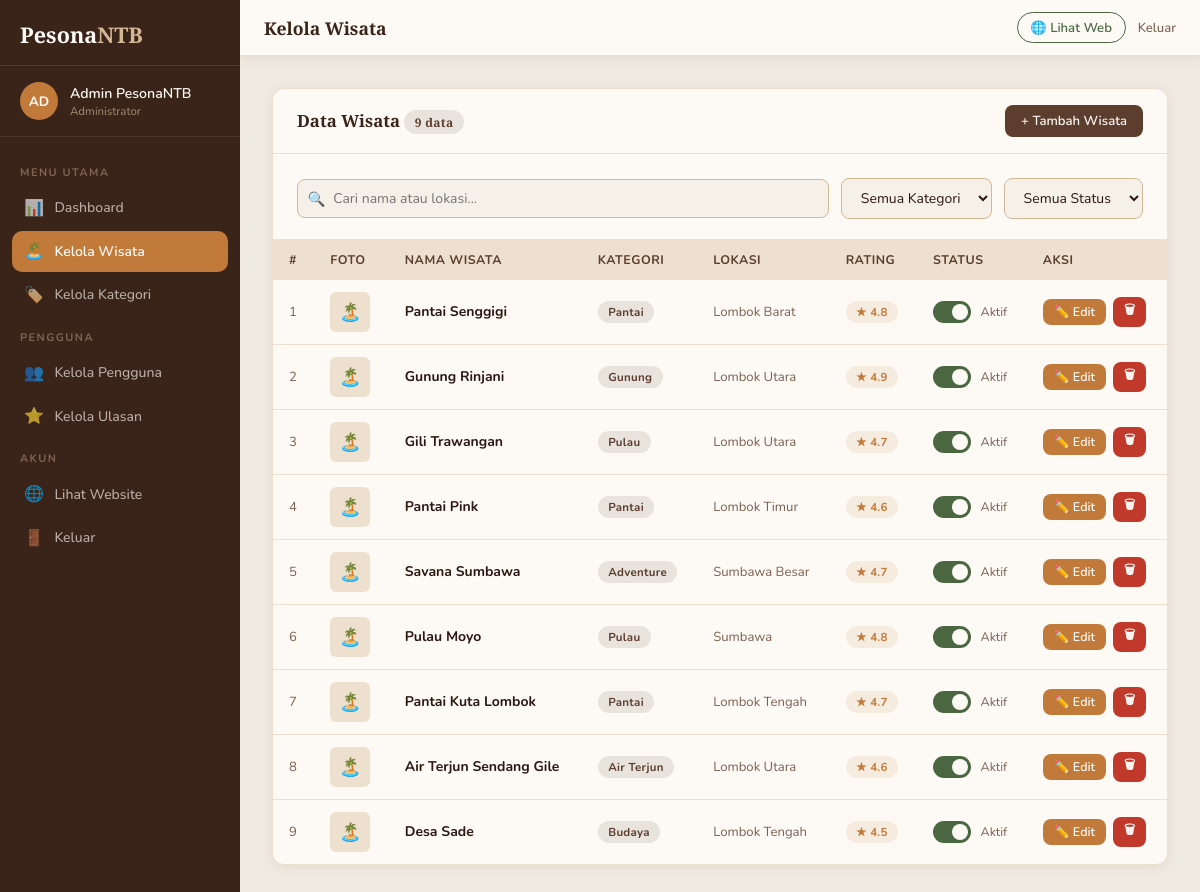
The page /config/wisata.php (signed in) on the database as committed earlier.
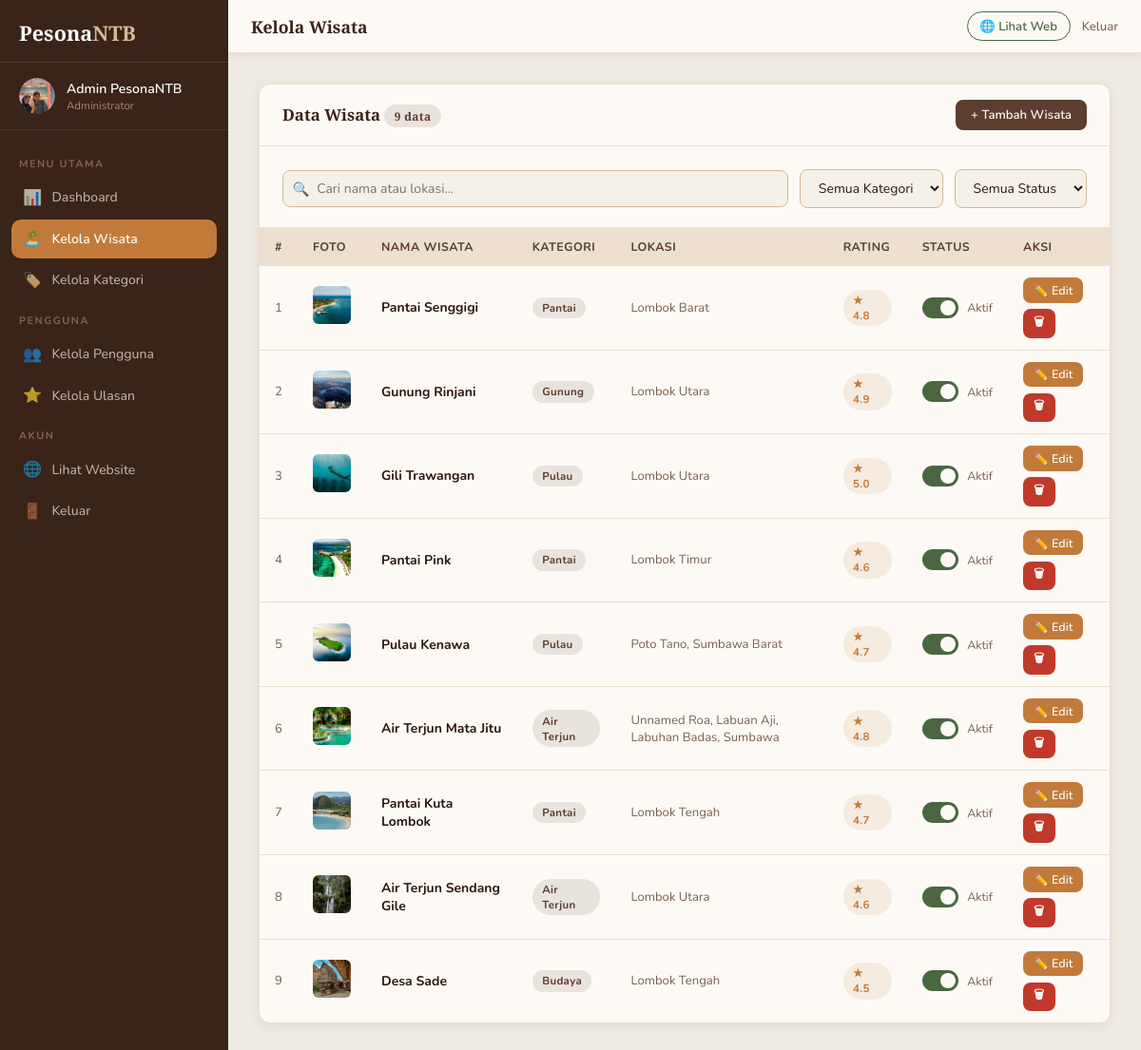
The same page on the database as committed later.
### tables this page shows
CREATE TABLE `wisata` (
  `id` int(11) NOT NULL,
  `nama` varchar(150) NOT NULL,
  `kategori` enum('Pantai','Gunung','Air Terjun','Budaya','Pulau','Kuliner','Adventure') NOT NULL,
  `lokasi` varchar(150) NOT NULL,
  `deskripsi` text NOT NULL,
  `fasilitas` text DEFAULT NULL,
  `jam_buka` varchar(100) DEFAULT NULL,
  `harga_tiket` varchar(100) DEFAULT NULL,
  `foto` varchar(255) DEFAULT NULL,
  `aktif` tinyint(1) DEFAULT 1,
  `latitude` decimal(10,8) DEFAULT NULL,
  `longitude` decimal(11,8) DEFAULT NULL,
  `rating` decimal(3,1) DEFAULT 0.0,
  `created_at` datetime DEFAULT current_timestamp(),
  `updated_at` datetime DEFAULT current_timestamp() ON UPDATE current_timestamp()
);

CREATE TABLE `users` (
  `id` int(11) NOT NULL,
  `nama` varchar(100) NOT NULL,
  `email` varchar(150) NOT NULL,
  `telepon` varchar(20) NOT NULL,
  `password` varchar(255) NOT NULL,
  `role` enum('user','admin') DEFAULT 'user',
  `foto_profil` varchar(255) DEFAULT NULL,
  `created_at` datetime DEFAULT current_timestamp(),
  `reset_token` varchar(255) DEFAULT NULL,
  `reset_expired` datetime DEFAULT NULL
);

### config/wisata.php (the view, shortened to what the changed rows need)
<?php
require_once 'db.php';
$page     = max(1, intval($_GET['page'] ?? 1));
$per_page = 10;
$offset   = ($page - 1) * $per_page;
$where  = []; $params = []; $types = '';
$wsql = $where ? 'WHERE '.implode(' AND ', $where) : '';
$wisata_list = [];
if ($stmt = $conn->prepare("SELECT * FROM wisata $wsql ORDER BY created_at DESC LIMIT ? OFFSET ?")) {
    $p = array_merge($params, [$per_page, $offset]); $t = $types . 'ii';
    $stmt->bind_param($t, ...$p);
    $stmt->execute();
    $res = $stmt->get_result();
    while ($r = $res->fetch_assoc()) $wisata_list[] = $r;
}
?>
<!DOCTYPE html>
<html lang="id">
<head>
  <link rel="stylesheet" href="../css/admin.css">
</head>
<body>
<div class="admin-layout">
  <?php include 'sidebar.php'; ?>
  <div class="admin-content">
    <main class="admin-main">
      <div class="admin-card">
        <div class="table-wrap">
          <table>
            <thead>
              <tr>
                <th>#</th>
                <th>Foto</th>
                <th>Nama Wisata</th>
                <th>Kategori</th>
                <th>Lokasi</th>
                <th>Rating</th>
                <th>Status</th>
                <th>Aksi</th>
              </tr>
            </thead>
            <tbody>
              <?php if (empty($wisata_list)): ?>
              <tr><td colspan="8" style="text-align:center;padding:2rem;color:var(--text-muted)">Tidak ada data wisata.</td></tr>
              <?php else: ?>
              <?php foreach ($wisata_list as $i => $w): ?>
              <tr>
                <td class="td-muted"><?= $offset + $i + 1 ?></td>
                <td>
                  <?php if ($w['foto'] && file_exists("../assets/uploads/destinasi/{$w['foto']}")): ?>
                  <img src="../assets/uploads/destinasi/<?= htmlspecialchars($w['foto']) ?>" class="foto-thumb" alt="">
                  <?php else: ?>
                  <div style="width:40px;height:40px;border-radius:6px;background:var(--sand-light);display:flex;align-items:center;justify-content:center;font-size:1.1rem">🏝️</div>
                  <?php endif; ?>
                </td>
                <td><strong><?= htmlspecialchars($w['nama']) ?></strong></td>
                <td><span class="badge badge-brown"><?= htmlspecialchars($w['kategori']) ?></span></td>
                <td class="td-muted"><?= htmlspecialchars($w['lokasi']) ?></td>
                <td><span class="badge badge-orange">★ <?= number_format($w['rating'],1) ?></span></td>
                <td>
                  <label class="toggle-wrap">
                    <div class="toggle-switch">
                      <span class="toggle-slider"></span>
                    </div>
                    <span style="font-size:0.78rem;color:var(--text-muted)"><?= $w['aktif'] ? 'Aktif' : 'Nonaktif' ?></span>
                  </label>
                </td>
                <td>
                  <div class="table-actions">
                    <a href="wisata_form.php?id=<?= $w['id'] ?>" class="btn btn-warning btn-sm">✏️ Edit</a>
                    <form method="GET" style="display:inline">
                      <button type="submit" class="btn btn-danger btn-sm btn-confirm-delete" data-msg="Wisata '<?= htmlspecialchars($w['nama']) ?>' akan dihapus permanen.">🗑</button>
                    </form>
                  </div>
                </td>
              </tr>
              <?php endforeach; ?>
              <?php endif; ?>
            </tbody>
          </table>
        </div>
      </div>
    </main>
  </div>
</div>
</body>
</html>

### config/sidebar.php (shortened to what the changed rows need)
<?php
$admin_nama   = $_SESSION['user_nama'] ?? 'Admin';
$inisial      = strtoupper(mb_substr($admin_nama, 0, 2));
$foto_profil_admin = '';
if (isset($conn) && isset($_SESSION['user_id'])) {
    $stmt_sidebar = $conn->prepare("SELECT foto_profil FROM users WHERE id = ?");
    $stmt_sidebar->bind_param('i', $_SESSION['user_id']);
    $stmt_sidebar->execute();
    $result_sidebar = $stmt_sidebar->get_result()->fetch_assoc();
    $foto_profil_admin = $result_sidebar['foto_profil'] ?? '';
}
?>
<aside class="admin-sidebar" id="adminSidebar">
  <a href="profil.php" class="sidebar-admin-link" style="text-decoration: none; color: inherit; display: block;">
    <div class="sidebar-admin">
      <?php if (!empty($foto_profil_admin)): ?>
        <div class="admin-avatar" style="background: none; overflow: hidden; padding: 0; display: flex; align-items: center; justify-content: center;">
          <img src="../assets/uploads/profil/<?= htmlspecialchars($foto_profil_admin) ?>" style="width: 100%; height: 100%; object-fit: cover; border-radius: 50%;" alt="">
        </div>
      <?php else: ?>
        <div class="admin-avatar"><?= $inisial ?></div>
      <?php endif; ?>
      <div class="admin-info">
        <div class="admin-name"><?= htmlspecialchars($admin_nama) ?></div>
        <div class="admin-role">Administrator</div>
      </div>
    </div>
  </a>
</aside>

Rows that differ between the two databases and show on the page:
removed wisata: i "5", nama "Savana Sumbawa", kategori "Adventure", lokasi "Sumbawa Besar", rating "4.7", aktif "Aktif"
removed wisata: i "6", nama "Pulau Moyo", kategori "Pulau", lokasi "Sumbawa", rating "4.8", aktif "Aktif"
now on this page (row edited): users: foto_profil (picture)
changed wisata "Pantai Senggigi": foto: picture added; no longer shows "🏝️"
changed wisata "Gunung Rinjani": foto: picture added; no longer shows "🏝️"
changed wisata "Gili Trawangan": foto: picture added; rating "4.7" → "5.0"; no longer shows "🏝️"
changed wisata "Pantai Pink": foto: picture added; no longer shows "🏝️"
added wisata: i "5", foto (picture), nama "Pulau Kenawa", kategori "Pulau", lokasi "Poto Tano, Sumbawa Barat", rating "4.7", aktif "Aktif"
added wisata: i "6", foto (picture), nama "Air Terjun Mata Jitu", kategori "Air Terjun", lokasi "Unnamed Roa, Labuan Aji, Labuhan Badas, Sumbawa", rating "4.8", aktif "Aktif"
changed wisata "Pantai Kuta Lombok": foto: picture added; no longer shows "🏝️"
changed wisata "Air Terjun Sendang Gile": foto: picture added; no longer shows "🏝️"
changed wisata "Desa Sade": foto: picture added; no longer shows "🏝️"
Other text that changed with them:
$inisial: "AD" → (not shown)
